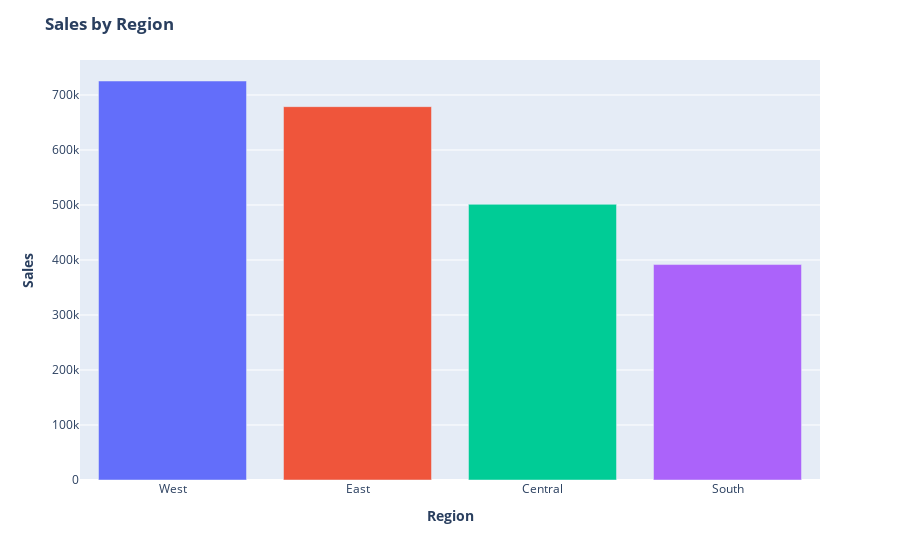

This figure's notebook cell:
### Code cell
Sales_by_Cities = df.groupby('Region')['Sales'].sum().sort_values(ascending=False)

fig = px.bar(Sales_by_Cities, x=Sales_by_Cities.index, y='Sales',
             color=Sales_by_Cities.index
            )

fig.update_layout(
    title='<b>Sales by Region <b>',
    xaxis_title='<b>Region',
    yaxis_title='<b>Sales',
    showlegend=False,
)

fig.update_traces(hovertemplate='%{x}<br>Sales: $%{y:,.2f}<extra></extra>')
fig.show()

### Figure 1 — Plotly figure (JSON) as saved in the notebook; plotly's stock layout.template omitted (floating-point values rounded to 4 significant figures)
{"data": [{"alignmentgroup": "True", "hovertemplate": "%{x}<br>Sales: $%{y:,.2f}<extra></extra>", "legendgroup": "West", "marker": {"color": "#636efa", "pattern": {"shape": ""}}, "name": "West", "offsetgroup": "West", "orientation": "v", "showlegend": true, "textposition": "auto", "type": "bar", "x": ["West"], "xaxis": "x", "y": [725500.0], "yaxis": "y"}, {"alignmentgroup": "True", "hovertemplate": "%{x}<br>Sales: $%{y:,.2f}<extra></extra>", "legendgroup": "East", "marker": {"color": "#EF553B", "pattern": {"shape": ""}}, "name": "East", "offsetgroup": "East", "orientation": "v", "showlegend": true, "textposition": "auto", "type": "bar", "x": ["East"], "xaxis": "x", "y": [678800.0], "yaxis": "y"}, {"alignmentgroup": "True", "hovertemplate": "%{x}<br>Sales: $%{y:,.2f}<extra></extra>", "legendgroup": "Central", "marker": {"color": "#00cc96", "pattern": {"shape": ""}}, "name": "Central", "offsetgroup": "Central", "orientation": "v", "showlegend": true, "textposition": "auto", "type": "bar", "x": ["Central"], "xaxis": "x", "y": [501200.0], "yaxis": "y"}, {"alignmentgroup": "True", "hovertemplate": "%{x}<br>Sales: $%{y:,.2f}<extra></extra>", "legendgroup": "South", "marker": {"color": "#ab63fa", "pattern": {"shape": ""}}, "name": "South", "offsetgroup": "South", "orientation": "v", "showlegend": true, "textposition": "auto", "type": "bar", "x": ["South"], "xaxis": "x", "y": [391700.0], "yaxis": "y"}], "layout": {"barmode": "relative", "legend": {"title": {"text": "Region"}, "tracegroupgap": 0}, "margin": {"t": 60}, "showlegend": false, "title": {"text": "<b>Sales by Region <b>"}, "xaxis": {"anchor": "y", "categoryarray": ["West", "East", "Central", "South"], "categoryorder": "array", "domain": [0, 1], "title": {"text": "<b>Region"}}, "yaxis": {"anchor": "x", "domain": [0, 1], "title": {"text": "<b>Sales"}}}}
